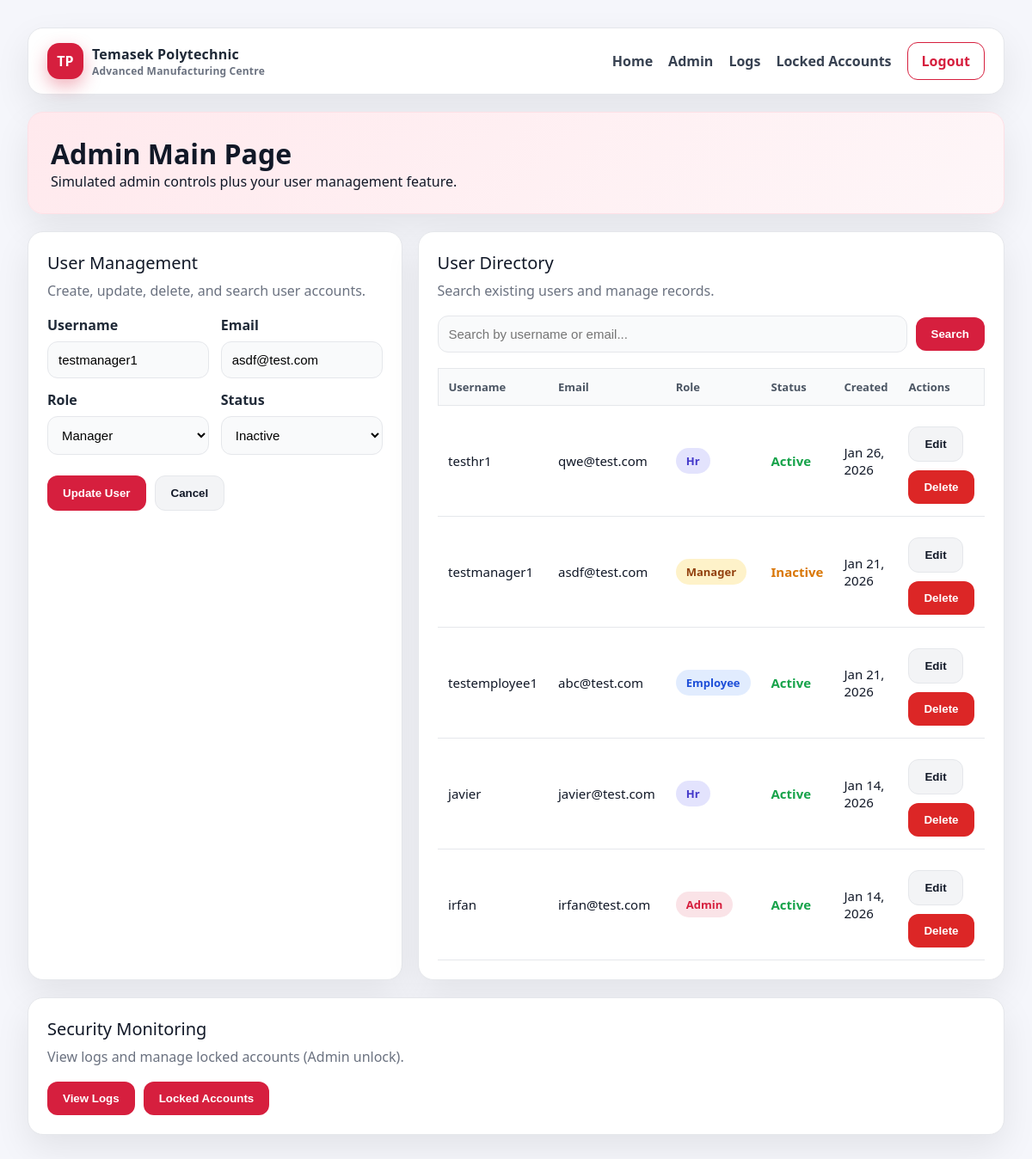
The app's page /pages/Denzyl/admin_users.php?action=edit&id=4 (signed in) with its own data.
### tables this page shows
CREATE TABLE `users` (
  `user_id` int(11) NOT NULL,
  `username` varchar(50) NOT NULL,
  `password_hash` varchar(255) NOT NULL,
  `email` varchar(100) NOT NULL,
  `role` enum('admin','manager','employee','hr') NOT NULL DEFAULT 'employee',
  `status` enum('active','inactive','suspended') NOT NULL DEFAULT 'active',
  `created_at` timestamp NOT NULL DEFAULT current_timestamp(),
  `updated_at` timestamp NOT NULL DEFAULT current_timestamp() ON UPDATE current_timestamp()
);

### pages/Denzyl/admin_users.php (the view, shortened to what this page needs)
<?php
$db_host = 'localhost';
$db_user = 'root';
$db_password = '';
$db_name = 'tpamc_database';
$conn = new mysqli($db_host, $db_user, $db_password, $db_name);
$action = isset($_GET['action']) ? $_GET['action'] : '';
$current_user = null;
if ($action === 'edit' && isset($_GET['id'])) {
    $current_user = getUserById($conn, $_GET['id']);
}
$search_query = isset($_GET['search']) ? sanitizeInput($_GET['search']) : '';
$users = searchUsers($conn, $search_query);
function getUserById($conn, $user_id) {
    $sql = 'SELECT * FROM users WHERE user_id = ?';
    $stmt = $conn->prepare($sql);
    $stmt->bind_param('i', $user_id);
    $stmt->execute();
    $result = $stmt->get_result();
    if ($result->num_rows > 0) {
        return $result->fetch_assoc();
    }
    return null;
}
function searchUsers($conn, $query) {
    $users = [];
    if (empty($query)) {
        $sql = 'SELECT user_id, username, email, role, status, created_at, updated_at FROM users ORDER BY created_at DESC';
        $result = $conn->query($sql);
    }
    if ($result && $result->num_rows > 0) {
        while ($row = $result->fetch_assoc()) {
            $users[] = $row;
        }
    }
    return $users;
}
?>
<!DOCTYPE html>
<html lang="en">
<head>
    <link rel="stylesheet" href="admin_users.css">
</head>
<body>
    <div class="shell">
        <div class="topbar">
            <div class="brand">
                <div class="brand-badge">TP</div>
                <div>
                    <div>Temasek Polytechnic</div>
                    <div style="font-size: 12px; color: var(--muted); font-weight: 600;">Advanced Manufacturing Centre</div>
                </div>
            </div>
            <div class="nav-links">
                <a href="/pages/Irfan/login+logout+homepage/homepage.php">Home</a>
                <a href="/pages/Denzyl/admin_users.php">Admin</a>
                <a href="/pages/Irfan/logs/logs.php">Logs</a>
                <a href="/pages/Irfan/locked_accounts/locked_accounts_admin_secure.php">Locked Accounts</a>
                <a class="logout" href="/pages/Irfan/login+logout+homepage/logout.php">Logout</a>
            </div>
        </div>
        <div class="hero">
            <h1>Admin Main Page</h1>
            <p>Simulated admin controls plus your user management feature.</p>
        </div>
        <div class="grid">
            <div class="card">
                <div class="card-title">User Management</div>
                <div class="card-subtitle">Create, update, delete, and search user accounts.</div>
                <form method="POST" style="display: flex; flex-direction: column; gap: 14px;">
                    <div class="form-grid">
                        <div class="form-group">
                            <label for="username">Username</label>
                            <input type="text" id="username" name="username"
                                   value="<?php echo $current_user ? htmlspecialchars($current_user['username']) : ''; ?>"
                                   required>
                        </div>
                        <div class="form-group">
                            <label for="email">Email</label>
                            <input type="email" id="email" name="email"
                                   value="<?php echo $current_user ? htmlspecialchars($current_user['email']) : ''; ?>"
                                   required>
                        </div>
                    </div>
                    <div class="form-grid">
                        <div class="form-group">
                            <label for="role">Role</label>
                            <select id="role" name="role" required>
                                <option value="manager" <?php echo ($current_user && $current_user['role'] === 'manager') ? 'selected' : ''; ?>>Manager</option>
                            </select>
                        </div>
                        <div class="form-group">
                            <label for="status">Status</label>
                            <select id="status" name="status" required>
                                <option value="inactive" <?php echo ($current_user && $current_user['status'] === 'inactive') ? 'selected' : ''; ?>>Inactive</option>
                            </select>
                        </div>
                    </div>
                    <div class="actions-row">
                        <button type="submit" class="btn btn-primary">
                            <?php echo ($action === 'edit' && $current_user) ? 'Update User' : 'Create User'; ?>
                        </button>
                        <?php if ($action === 'edit' && $current_user): ?>
                            <a href="?"><button type="button" class="btn btn-secondary">Cancel</button></a>
                        <?php endif; ?>
                    </div>
                </form>
            </div>
            <div class="card">
                <div class="card-title">User Directory</div>
                <div class="card-subtitle">Search existing users and manage records.</div>
                <form method="GET" class="search-box">
                    <input type="text" name="search" placeholder="Search by username or email..."
                           value="<?php echo htmlspecialchars($search_query); ?>">
                    <button type="submit" class="btn btn-primary">Search</button>
                </form>
                <?php if (count($users) > 0): ?>
                    <table>
                        <thead>
                            <tr>
                                <th>Username</th>
                                <th>Email</th>
                                <th>Role</th>
                                <th>Status</th>
                                <th>Created</th>
                                <th>Actions</th>
                            </tr>
                        </thead>
                        <tbody>
                            <?php foreach ($users as $user): ?>
                                <tr>
                                    <td><?php echo htmlspecialchars($user['username']); ?></td>
                                    <td><?php echo htmlspecialchars($user['email']); ?></td>
                                    <td><span class="badge role-<?php echo $user['role']; ?>"><?php echo ucfirst($user['role']); ?></span></td>
                                    <td><span class="status-<?php echo $user['status']; ?>"><?php echo ucfirst($user['status']); ?></span></td>
                                    <td class="timestamp"><?php echo date('M d, Y', strtotime($user['created_at'])); ?></td>
                                    <td>
                                        <div class="actions-row">
                                            <a href="?action=edit&id=<?php echo $user['user_id']; ?>">
                                                <button type="button" class="btn btn-secondary">Edit</button>
                                            </a>
                                            <a href="?action=delete_confirm&id=<?php echo $user['user_id']; ?>">
                                                <button type="button" class="btn btn-danger">Delete</button>
                                            </a>
                                        </div>
                                    </td>
                                </tr>
                            <?php endforeach; ?>
                        </tbody>
                    </table>
                <?php else: ?>
                    <div class="empty">
                        <?php echo !empty($search_query) ? 'No users found matching your search.' : 'No users yet. Create one to get started!'; ?>
                    </div>
                <?php endif; ?>
            </div>
        </div>
        <div class="card">
            <div class="card-title">Security Monitoring</div>
            <div class="card-subtitle">View logs and manage locked accounts (Admin unlock).</div>
            <div class="actions-row" style="margin-top: 18px;">
                <a href="/tpamc/pages/Irfan/logs/logs.php"><button type="button" class="btn btn-primary">View Logs</button></a>
                <a href="/tpamc/pages/Irfan/locked_accounts/locked_accounts_admin_secure.php"><button type="button" class="btn btn-primary">Locked Accounts</button></a>
            </div>
        </div>
    </div>
</body>
</html>

### pages/Denzyl/admin_users.css (style rules this page uses)
:root { --bg: #f5f6fb; --card: #ffffff; --primary: #d61f3e; --primary-strong: #b91832; --muted: #6b7280; --border: #e5e7eb; --shadow: 0 16px 40px rgba(0, 0, 0, 0.08); --radius: 18px; }
* { margin: 0; padding: 0; box-sizing: border-box; }
body { font-family: 'Segoe UI', Tahoma, Geneva, Verdana, sans-serif; background: var(--bg); color: #111827; min-height: 100vh; padding: 32px; }
a { text-decoration: none; color: inherit; }
.shell { max-width: 1200px; margin: 0 auto; display: flex; flex-direction: column; gap: 20px; }
.topbar { background: var(--card); border: 1px solid var(--border); border-radius: var(--radius); box-shadow: var(--shadow); padding: 16px 22px; display: flex; align-items: center; justify-content: space-between; gap: 16px; }
.brand { display: flex; align-items: center; gap: 10px; font-weight: 700; color: #1f2937; letter-spacing: 0.2px; }
.brand-badge { width: 42px; height: 42px; border-radius: 14px; background: var(--primary); display: grid; place-items: center; color: #fff; font-weight: 800; box-shadow: 0 8px 20px rgba(214, 31, 62, 0.35); }
.nav-links { display: flex; gap: 18px; align-items: center; font-weight: 600; color: #374151; }
.logout { padding: 10px 16px; border-radius: 12px; border: 1px solid var(--primary); color: var(--primary); font-weight: 700; background: #fff; transition: all 0.2s ease; }
.hero { background: linear-gradient(135deg, #ffe9ed, #fef6f8); border: 1px solid #ffe0e6; border-radius: var(--radius); box-shadow: var(--shadow); padding: 26px; }
.grid { display: grid; grid-template-columns: 1.1fr 1fr; gap: 18px; }
.card { background: var(--card); border: 1px solid var(--border); border-radius: var(--radius); box-shadow: var(--shadow); padding: 22px; }
.card-title { font-size: 20px; color: #111827; margin-bottom: 8px; display: flex; gap: 10px; align-items: center; }
.card-subtitle { color: var(--muted); margin-bottom: 18px; }
.form-grid { display: grid; grid-template-columns: 1fr 1fr; gap: 14px; }
.form-group { display: flex; flex-direction: column; gap: 8px; }
label { font-weight: 700; color: #1f2937; }
input[type='text'], input[type='email'], input[type='password'], select { width: 100%; padding: 12px 12px; border-radius: 12px; border: 1px solid var(--border); background: #f9fafb; font-size: 15px; transition: border-color 0.15s ease, background 0.15s ease; }
.actions-row { display: flex; gap: 10px; flex-wrap: wrap; margin-top: 10px; }
.btn { padding: 12px 18px; border: none; border-radius: 12px; font-weight: 700; cursor: pointer; transition: all 0.2s ease; }
.btn-primary { background: var(--primary); color: #fff; }
.btn-secondary { background: #f3f4f6; color: #111827; border: 1px solid var(--border); }
.btn-danger { background: #dc2626; color: #fff; }
.search-box { display: flex; gap: 10px; align-items: center; }
.search-box input { flex: 1; background: #f9fafb; }
table { width: 100%; border-collapse: collapse; margin-top: 18px; }
table thead { background: #f9fafb; border: 1px solid var(--border); }
table th { text-align: left; padding: 12px 12px; font-size: 13px; color: #4b5563; }
table td { padding: 14px 12px; border-bottom: 1px solid var(--border); font-size: 15px; }
.badge { display: inline-flex; padding: 6px 12px; border-radius: 999px; font-weight: 700; font-size: 13px; }
.role-admin { background: rgba(214, 31, 62, 0.12); color: var(--primary); }
.role-manager { background: rgba(252, 211, 77, 0.3); color: #92400e; }
.role-employee { background: rgba(59, 130, 246, 0.15); color: #1d4ed8; }
.role-hr { background: rgba(99, 102, 241, 0.18); color: #4338ca; }
.status-active { color: #16a34a; font-weight: 700; }
.status-inactive { color: #d97706; font-weight: 700; }

### records on screen
users: username "testmanager1", email "asdf@test.com", role "Manager", status "Inactive", created_at "Jan 21, 2026"
users: username "testhr1", email "qwe@test.com", role "Hr", status "Active", created_at "Jan 26, 2026"
users: username "testemployee1", email "abc@test.com", role "Employee", status "Active", created_at "Jan 21, 2026"
users: username "javier", email "javier@test.com", role "Hr", status "Active", created_at "Jan 14, 2026"
users: username "irfan", email "irfan@test.com", role "Admin", status "Active", created_at "Jan 14, 2026"
